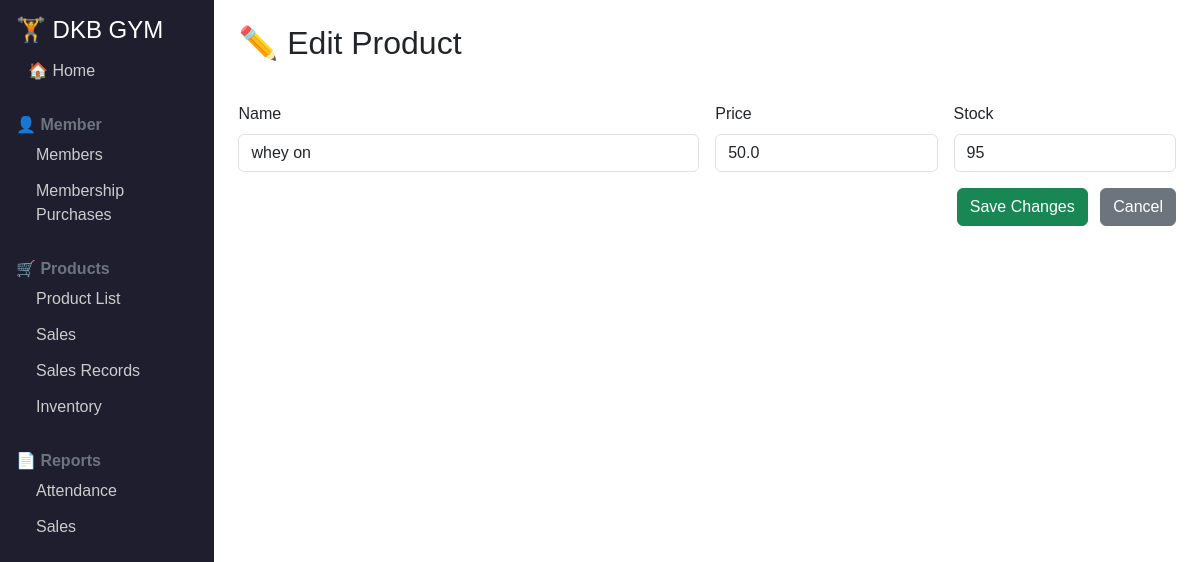
Screenshot of /edit_product/1 with the database file from the repository.
### tables this page shows
CREATE TABLE products (
        id INTEGER PRIMARY KEY AUTOINCREMENT,
        name TEXT UNIQUE,
        price REAL,
        stock INTEGER
    );

### app.py (the view)
@app.route('/edit_product/<int:product_id>', methods=['GET', 'POST'])
def edit_product(product_id):
    db = get_db()
    if request.method == 'POST':
        data = request.form
        db.execute('UPDATE products SET name=?, price=?, stock=? WHERE id=?',
                   (data['name'], float(data['price']), int(data['stock']), product_id))
        db.commit()
        return redirect(url_for('products'))
    p = db.execute('SELECT * FROM products WHERE id=?', (product_id,)).fetchone()
    return render_template('edit_product.html', p=p)

### app.py (called while the page is built)
def get_db():
    if 'db' not in g:
        g.db = sqlite3.connect(DB)
        g.db.row_factory = sqlite3.Row
    return g.db

### templates/edit_product.html (shortened to what this page needs)
{% extends 'base.html' %}
{% block content %}
<h2>✏️ Edit Product</h2>
<form method="POST" class="row g-3 mt-4">
  <div class="col-md-6">
    <label class="form-label">Name</label>
    <input name="name" class="form-control" value="{{ p.name }}" required>
  </div>
  <div class="col-md-3">
    <label class="form-label">Price</label>
    <input name="price" type="number" step="0.01" class="form-control" value="{{ p.price }}" required>
  </div>
  <div class="col-md-3">
    <label class="form-label">Stock</label>
    <input name="stock" type="number" class="form-control" value="{{ p.stock }}" required>
  </div>
  <div class="col-12 text-end">
    <button class="btn btn-success">Save Changes</button>
    <a href="{{ url_for('products') }}" class="btn btn-secondary ms-2">Cancel</a>
  </div>
</form>
{% endblock %}

### static/style.css (style rules this page uses)
body { font-family: Arial, sans-serif; }

### rows the page displays
products: name "whey on", price "50.0", stock "95"
